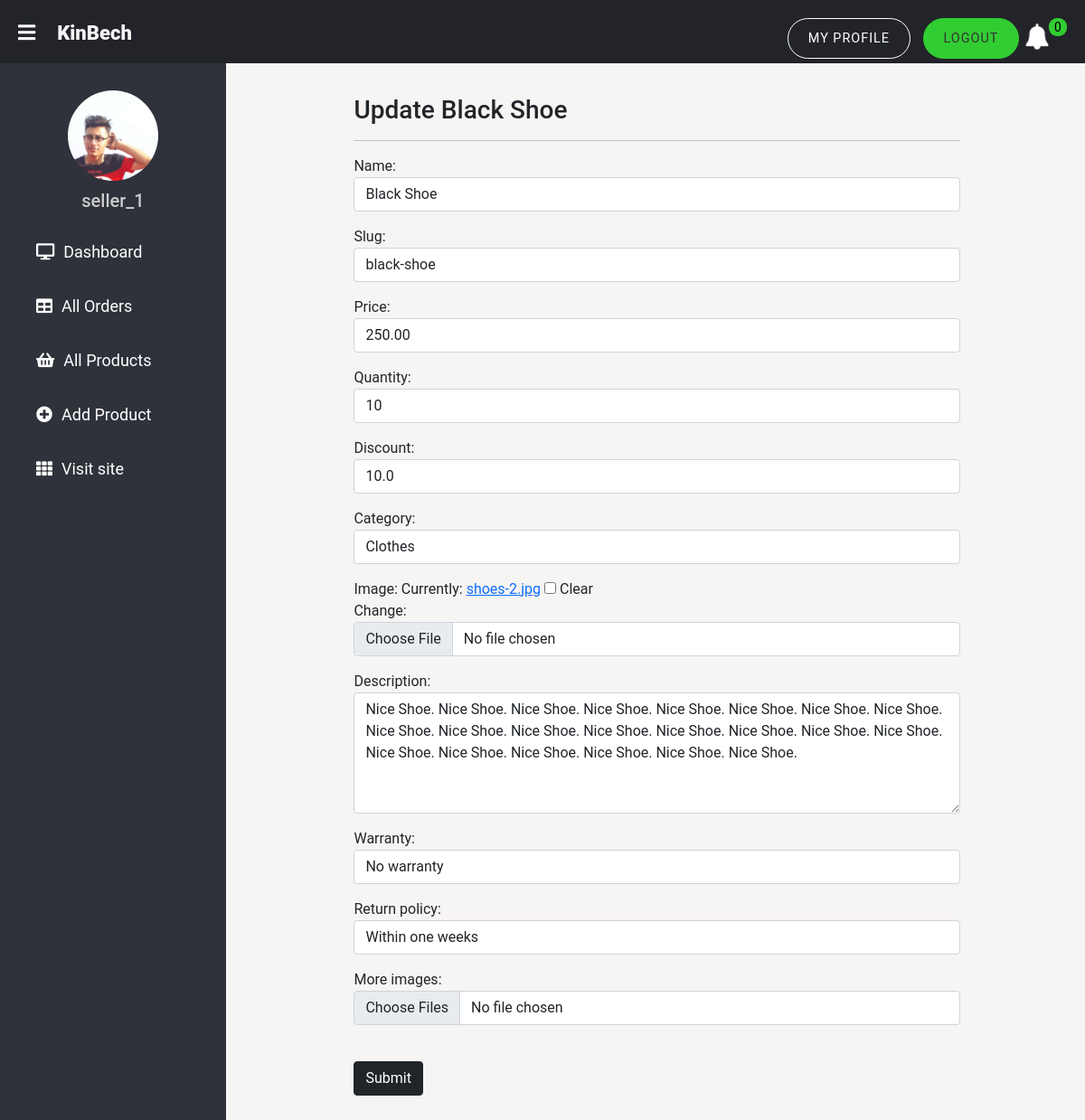
The page /seller/seller-product-update/black-shoe (signed in) on the database as committed earlier.
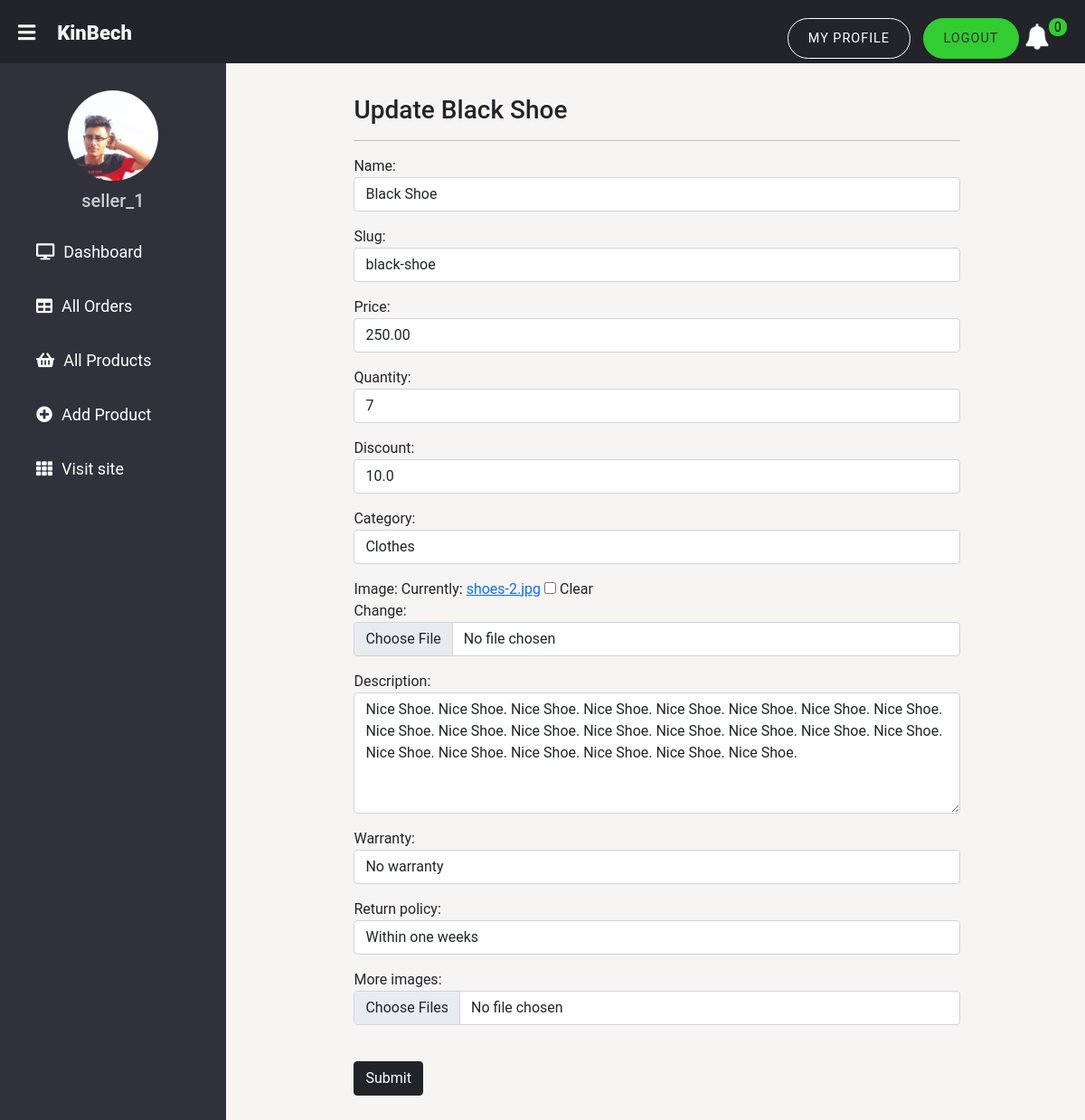
The same page on the database as committed later.
### store/models.py (models this page shows, shortened)
class Product(models.Model):
    seller = models.ForeignKey(Seller, on_delete=models.CASCADE, null=True)
    name = models.CharField(max_length=200, null=True)
    slug = models.SlugField(unique=True, null=True)
    price = models.DecimalField(max_digits=7, decimal_places=2, null=True)
    quantity = models.PositiveIntegerField(default=1, null=True)
    brand = models.CharField(max_length=200, null=True)
    category = models.ForeignKey(Category, on_delete=models.CASCADE, null=True)
    image = models.ImageField(null=True, blank=True)
    description = models.TextField(null=True)
    discount = models.FloatField(default=0)
    warranty = models.CharField(max_length=50, null=True, blank=True)
    return_policy = models.CharField(max_length=60, null=True, blank=True)
    view_count = models.PositiveIntegerField(default=0)
    date_added = models.DateTimeField(auto_now_add=True, null=True)
    disable = models.BooleanField(default=False)

### seller/views.py (the view, shortened to what this page needs)
class sellerProductUpdate(UpdateView):
    template_name = 'seller/sellerProductUpdate.html'
    queryset = Product.objects.all()
    form_class = ProductForm

### seller/context_processors.py (called while the page is built)
def notification(request):
    if request.user.is_authenticated:
        try:
            seller = request.user.seller
        except:
            seller = Seller.objects.filter(id=1)
    else:
        seller = Seller.objects.filter(id=1)
    noti_orders = Order.objects.filter(orderitem__product__seller=seller, orderitem__orderItem_order_status="Order Received",
                                       orderitem__noti_status=True, complete=True).distinct().order_by("-id")
    canceledOrderItem = OrderItem.objects.filter(
        product__seller=seller, orderItem_order_status="Order Canceled", noti_status=True)
    return {'noti_orders': noti_orders, 'seller': seller, 'canceledOrderItem': canceledOrderItem}

### store/models.py (called while the page is built)
    @property
    def imageURL(self):
        try:
            url = self.image.url
        except:
            url = "{% static 'images/user-image.jpg' %}"
        return url

    def __str__(self):
        return self.title

### seller/templates/seller/sellerProductUpdate.html (shortened to what this page needs)
{% extends 'seller/sellerMain.html' %}
{% load static %}
{% load humanize %}
{% block content %}
<div class="container">
    <div class="row" style="margin-top:2.2rem;">
        <div class="col-md-10 mx-auto">
            <h3>Update {{product.name|truncatechars:60}}</h3>
            <hr>
            <form action="{% url 'seller:seller-product-update' product.slug %}" method="POST">
                {{form.as_p}}
                <br>
                <button type="submit" class="btn btn-dark mb-5">Submit</button>
            </form>
        </div>
    </div>
</div>
{% endblock content %}

Rows that differ between the two databases and show on the page:
changed Product "Black Shoe": quantity "10" → "7"
